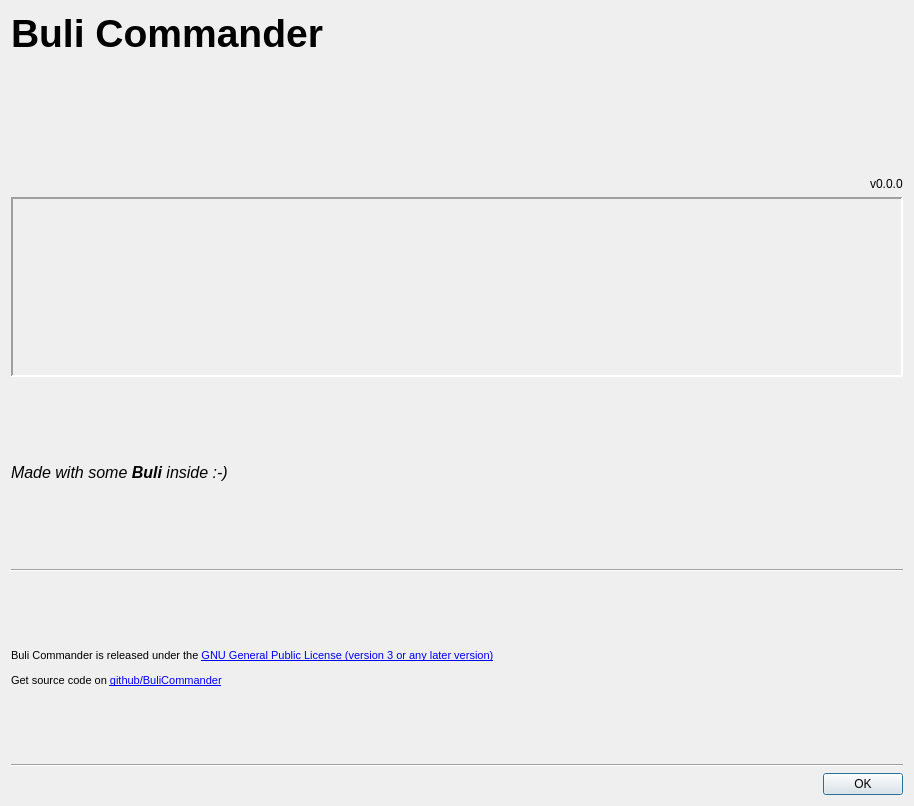
<?xml version="1.0" encoding="UTF-8"?>
<ui version="4.0">
 <class>Dialog</class>
 <widget class="QDialog" name="Dialog">
  <property name="windowModality">
   <enum>Qt::WindowModal</enum>
  </property>
  <property name="geometry">
   <rect>
    <x>0</x>
    <y>0</y>
    <width>914</width>
    <height>806</height>
   </rect>
  </property>
  <property name="minimumSize">
   <size>
    <width>914</width>
    <height>806</height>
   </size>
  </property>
  <property name="maximumSize">
   <size>
    <width>914</width>
    <height>806</height>
   </size>
  </property>
  <property name="windowTitle">
   <string>About Buli Commander</string>
  </property>
  <property name="modal">
   <bool>true</bool>
  </property>
  <layout class="QVBoxLayout" name="verticalLayout_2">
   <item>
    <layout class="QGridLayout" name="gridLayout">
     <item row="3" column="1" colspan="2">
      <widget class="QLabel" name="label">
       <property name="font">
        <font>
         <pointsize>12</pointsize>
        </font>
       </property>
       <property name="text">
        <string>&lt;i&gt;Made with some &lt;b&gt;Buli&lt;/b&gt; inside :-)&lt;/i&gt;</string>
       </property>
       <property name="margin">
        <number>0</number>
       </property>
      </widget>
     </item>
     <item row="1" column="2">
      <widget class="QLabel" name="lblKcVersion">
       <property name="sizePolicy">
        <sizepolicy hsizetype="Maximum" vsizetype="Minimum">
         <horstretch>0</horstretch>
         <verstretch>0</verstretch>
        </sizepolicy>
       </property>
       <property name="font">
        <font>
         <italic>false</italic>
        </font>
       </property>
       <property name="text">
        <string>v0.0.0</string>
       </property>
       <property name="alignment">
        <set>Qt::AlignBottom|Qt::AlignLeading|Qt::AlignLeft</set>
       </property>
       <property name="margin">
        <number>7</number>
       </property>
      </widget>
     </item>
     <item row="1" column="1">
      <widget class="QLabel" name="lblKcName">
       <property name="sizePolicy">
        <sizepolicy hsizetype="Ignored" vsizetype="Minimum">
         <horstretch>0</horstretch>
         <verstretch>0</verstretch>
        </sizepolicy>
       </property>
       <property name="font">
        <font>
         <pointsize>29</pointsize>
         <weight>75</weight>
         <bold>true</bold>
        </font>
       </property>
       <property name="text">
        <string>Buli Commander</string>
       </property>
       <property name="alignment">
        <set>Qt::AlignLeading|Qt::AlignLeft|Qt::AlignTop</set>
       </property>
      </widget>
     </item>
     <item row="2" column="1" colspan="2">
      <widget class="QLabel" name="label_2">
       <property name="frameShape">
        <enum>QFrame::Panel</enum>
       </property>
       <property name="frameShadow">
        <enum>QFrame::Sunken</enum>
       </property>
       <property name="lineWidth">
        <number>2</number>
       </property>
       <property name="text">
        <string/>
       </property>
       <property name="pixmap">
        <pixmap>buli-powered-big.png</pixmap>
       </property>
      </widget>
     </item>
     <item row="5" column="1" colspan="2">
      <widget class="QLabel" name="label_3">
       <property name="font">
        <font>
         <pointsize>8</pointsize>
        </font>
       </property>
       <property name="text">
        <string>&lt;p&gt;Buli Commander is released under the &lt;a href=&quot;https://www.gnu.org/licenses/gpl-3.0.html&quot;&gt;GNU General Public License (version 3 or any later version)&lt;/a&gt;&lt;/p&gt;
&lt;p&gt;Get source code on &lt;a href=&quot;https://github.com/Grum999/BuliCommander&quot;&gt;github/BuliCommander&lt;/a&gt;&lt;/p&gt;</string>
       </property>
       <property name="openExternalLinks">
        <bool>true</bool>
       </property>
      </widget>
     </item>
     <item row="4" column="1" colspan="2">
      <widget class="Line" name="line">
       <property name="orientation">
        <enum>Qt::Horizontal</enum>
       </property>
      </widget>
     </item>
    </layout>
   </item>
   <item>
    <widget class="Line" name="line_2">
     <property name="font">
      <font>
       <pointsize>10</pointsize>
      </font>
     </property>
     <property name="orientation">
      <enum>Qt::Horizontal</enum>
     </property>
    </widget>
   </item>
   <item>
    <widget class="QDialogButtonBox" name="dbbxOk">
     <property name="standardButtons">
      <set>QDialogButtonBox::Ok</set>
     </property>
    </widget>
   </item>
  </layout>
 </widget>
 <resources/>
 <connections/>
</ui>
